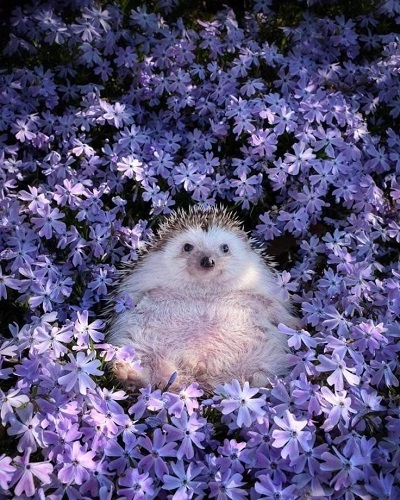
#> input picture Pictures used/2.jpg, 400 x 500 px, found by its file name
$ python 'crop & resize.py'
#> lines starting #> are read from the running program, lines starting #| are printed output that depends on the picture
import cv2

#resize
image = cv2.imread("2.jpg")
#> image is the input picture: shape (500, 400, 3); mean B, G, R 124.5, 86.2, 92.5
resized_image = cv2.resize(image,(200,400))
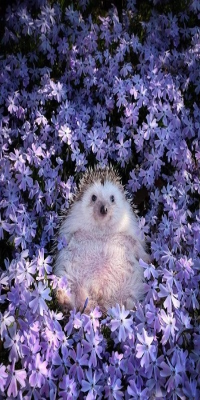
#> resized_image: shape (400, 200, 3); mean B, G, R 124.4, 86.1, 92.5

cv2.imshow('image',image)
cv2.imshow('resized_image',resized_image)
cv2.waitKey(0)

print(image.shape)
#| (500, 400, 3)
print(resized_image.shape)
#| (400, 200, 3)

#crop
image = cv2.imread("3.jpg")
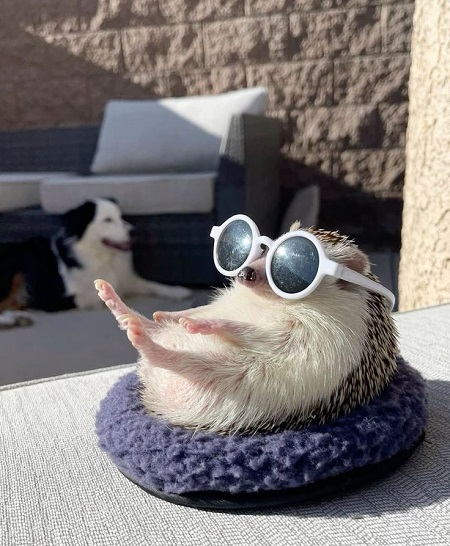
#> input picture Pictures used/3.jpg, 450 x 546 px, found by its file name
#> image is the input picture: shape (546, 450, 3); mean B, G, R 117.4, 118, 123.6
cropped_image = image[200:200 , 400:400]
#> cropped_image = empty array

cv2.imshow('image',cropped_image)
cv2.waitKey(0)
